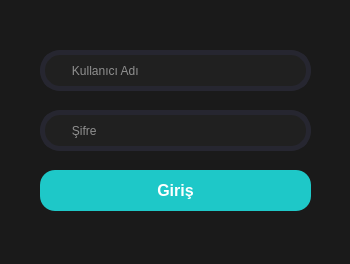
<?xml version="1.0" encoding="UTF-8"?>
<ui version="4.0">
 <class>Giris_Window</class>
 <widget class="QMainWindow" name="Giris_Window">
  <property name="geometry">
   <rect>
    <x>0</x>
    <y>0</y>
    <width>350</width>
    <height>264</height>
   </rect>
  </property>
  <property name="windowTitle">
   <string>MainWindow</string>
  </property>
  <property name="styleSheet">
   <string notr="true">background-color: rgb(26, 26, 26);</string>
  </property>
  <widget class="QWidget" name="centralwidget">
   <widget class="QPushButton" name="Giris_pushButton">
    <property name="geometry">
     <rect>
      <x>40</x>
      <y>170</y>
      <width>271</width>
      <height>41</height>
     </rect>
    </property>
    <property name="font">
     <font>
      <pointsize>12</pointsize>
      <weight>75</weight>
      <bold>true</bold>
     </font>
    </property>
    <property name="styleSheet">
     <string notr="true">QPushButton {
	border-radius:15px;

	
	background-color: rgb(30, 200, 200);

	color: rgb(255, 255, 255)
}

QPushButton:hover {
	
	background-color: rgb(30, 150, 150);
}
</string>
    </property>
    <property name="text">
     <string>Giriş</string>
    </property>
   </widget>
   <widget class="QLineEdit" name="Kullaniciadi_lineEdit">
    <property name="geometry">
     <rect>
      <x>40</x>
      <y>50</y>
      <width>271</width>
      <height>41</height>
     </rect>
    </property>
    <property name="styleSheet">
     <string notr="true">QLineEdit{
	border: 5px solid rgb(38, 38, 48);
	border-radius: 20px;
	color: #FFF;
	padding-left: 15px;
	background-color: rgb(32, 32, 32);

}
QLineEdit:hover{
	border: 2px solid rgb(48, 50, 62)
}
QLineEdit:focus{
	border: 2px solid rgb(35, 218, 233);
}</string>
    </property>
    <property name="text">
     <string/>
    </property>
    <property name="placeholderText">
     <string>   Kullanıcı Adı</string>
    </property>
   </widget>
   <widget class="QLineEdit" name="Sifre_lineEdit">
    <property name="geometry">
     <rect>
      <x>40</x>
      <y>110</y>
      <width>271</width>
      <height>41</height>
     </rect>
    </property>
    <property name="styleSheet">
     <string notr="true">QLineEdit{
	border: 5px solid rgb(38, 38, 48);
	border-radius: 20px;
	color: #FFF;
	padding-left: 15px;
	background-color: rgb(32, 32, 32);

}
QLineEdit:hover{
	border: 2px solid rgb(48, 50, 62)
}
QLineEdit:focus{
	border: 2px solid rgb(35, 218, 233);
}</string>
    </property>
    <property name="text">
     <string/>
    </property>
    <property name="placeholderText">
     <string>   Şifre</string>
    </property>
   </widget>
  </widget>
  <widget class="QMenuBar" name="menubar">
   <property name="geometry">
    <rect>
     <x>0</x>
     <y>0</y>
     <width>350</width>
     <height>26</height>
    </rect>
   </property>
  </widget>
  <widget class="QStatusBar" name="statusbar"/>
 </widget>
 <resources/>
 <connections/>
</ui>
